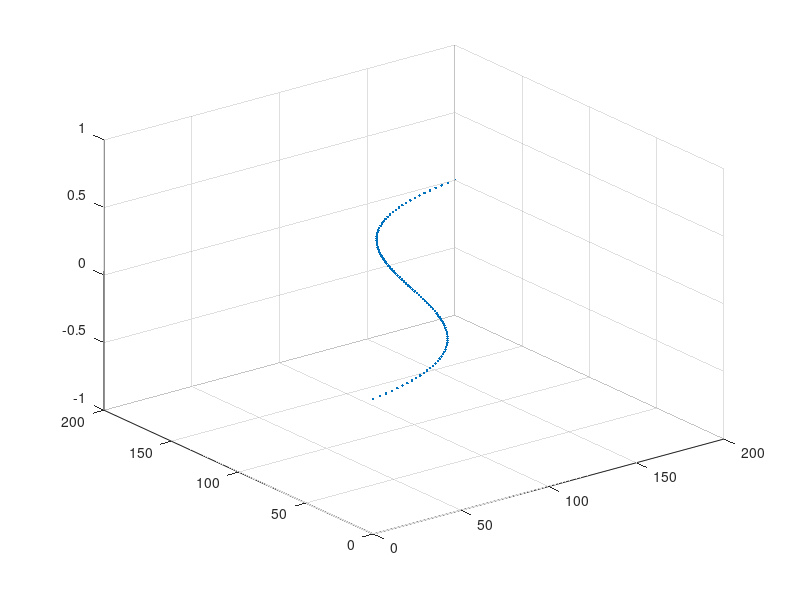

MATLAB code to generate this figure: (Note: this script raises an error after producing the figure.)
u = linspace(0,1);
v = linspace(0,1);

% Matrix of Bernstein Polynomial Coefficients:
A = [-1,3,-3,1;3,-6,3,0;-3,3,0,0;1,0,0,0];

%% IDEA %%%%%%%%%%%%%%%%%%%%%%%%%%%%%%%%%%%%%%%%%
% Right now, everything is in terms of the already discretized t. Maybe you
% need to construct both vectors in the same for-loop, then do the
% kronecker tensor multiplication with the tensors immediately in the
% for-loop.

%% Idea 2: more likely, harder to do.
% If above doesn't work, then probably you need to go define the extra
% control points (missing 8 or 9? now), then follow the math for a bezier
% surface. 

%%%%%%%%%%%%%%%%%%%%%%%%%%%%%%%%%%%%%%%%%%%%%%%%%



%% Trying out a discretized bezier curve:


% Control Points:
p1 = [0,0,0];
p2 = [150,30,0];
p3 = [50,175,0];
p4 = [200,200,0];

ts_u = [u.^3; u.^2; u; ones(1,length(u))];

for(i = 1:length(u))
    K_u(i,:) = ts_u(:,i)'*A; % This is the Bernstein Polynomial for each value of u
    upoints(i,:) = K_u(i,1).*p1 + K_u(i,2).*p2 + K_u(i,3).*p3 + K_u(i,4).*p4;

end
scatter3(upoints(:,1), upoints(:,2), upoints(:,3),'.')
hold on
filename = 'texttest.txt';

fid = fopen(filename, 'w')

for(i = 1:length(upoints(:,1)))
    fprintf(fid, 'G1 X%f Y%f F%d E%d ;\n', round(upoints(i,1),1), round(upoints(i,2),1), 400, 10);
end

fclose(fid)

%% Now, for the Bezier 'Surface' point cloud:

% First, I'll try the Kronecker tensor product, since it should be pretty
% easy.

% Bezier curve 1: see above
% Bezier Curve 2:
q1 = [0,0,0];
q2 = [0,1,0.5];
q3 = [0,1,1];
q4 = [0,1,0];

ts_v = [v.^3; v.^2; v; ones(1,length(v))];
for(j = 1:length(v))
    K_v(j,:) = ts_v(:,j)'*A;
    vpoints(j,:) = K_v(j,1).*q1 + K_v(j,2).*q2 + K_v(j,3).*q3 + K_v(j,4).*q4;

end
%figure
%scatter3(vpoints(:,1), vpoints(:,2), vpoints(:,3),'.')


% Let's get schwifty:
%P = kron(upoints,vpoints); % Kroneck3r tensor product

% See what happens:
%scatter3(P(:,4), P(:,5), P(:,6),'.')
%scatter3(P(:,7),P(:,8), P(:,9),'.')
%legend('Bezier Curve 1','Bezier Curve 2', 'Bezier Surface')
